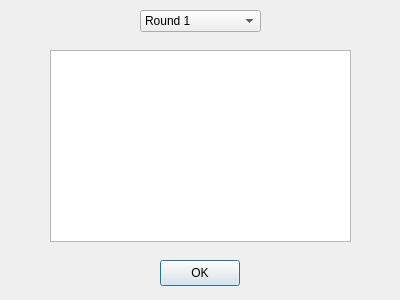
<?xml version="1.0" encoding="UTF-8"?>
<ui version="4.0">
 <class>Dialog</class>
 <widget class="QDialog" name="Dialog">
  <property name="geometry">
   <rect>
    <x>0</x>
    <y>0</y>
    <width>400</width>
    <height>300</height>
   </rect>
  </property>
  <property name="windowTitle">
   <string>Dialog</string>
  </property>
  <widget class="QPushButton" name="view_answers_ok">
   <property name="geometry">
    <rect>
     <x>160</x>
     <y>260</y>
     <width>80</width>
     <height>26</height>
    </rect>
   </property>
   <property name="text">
    <string>OK</string>
   </property>
  </widget>
  <widget class="QComboBox" name="view_answers_rounds">
   <property name="geometry">
    <rect>
     <x>140</x>
     <y>10</y>
     <width>121</width>
     <height>22</height>
    </rect>
   </property>
   <item>
    <property name="text">
     <string>Round 1</string>
    </property>
   </item>
   <item>
    <property name="text">
     <string>Round 2</string>
    </property>
   </item>
   <item>
    <property name="text">
     <string>Round 3</string>
    </property>
   </item>
   <item>
    <property name="text">
     <string>Tie Breaker</string>
    </property>
   </item>
  </widget>
  <widget class="QTextBrowser" name="view_answers_browser">
   <property name="geometry">
    <rect>
     <x>50</x>
     <y>50</y>
     <width>301</width>
     <height>192</height>
    </rect>
   </property>
  </widget>
 </widget>
 <resources/>
 <connections/>
</ui>
